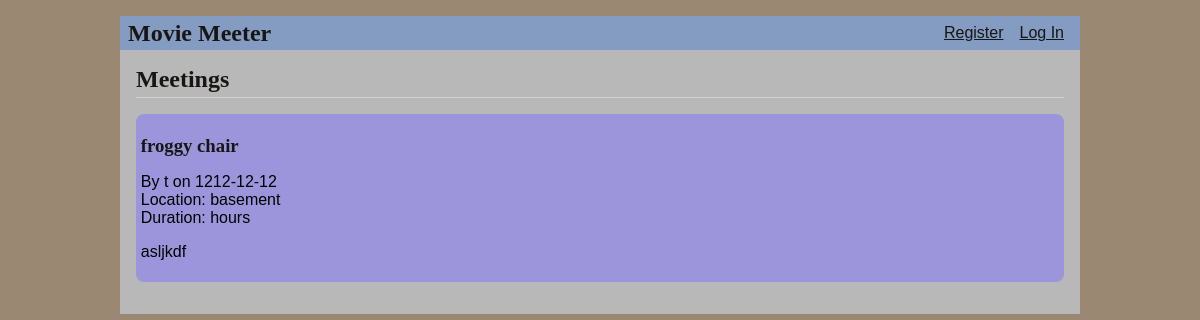
The app's page /, older data.
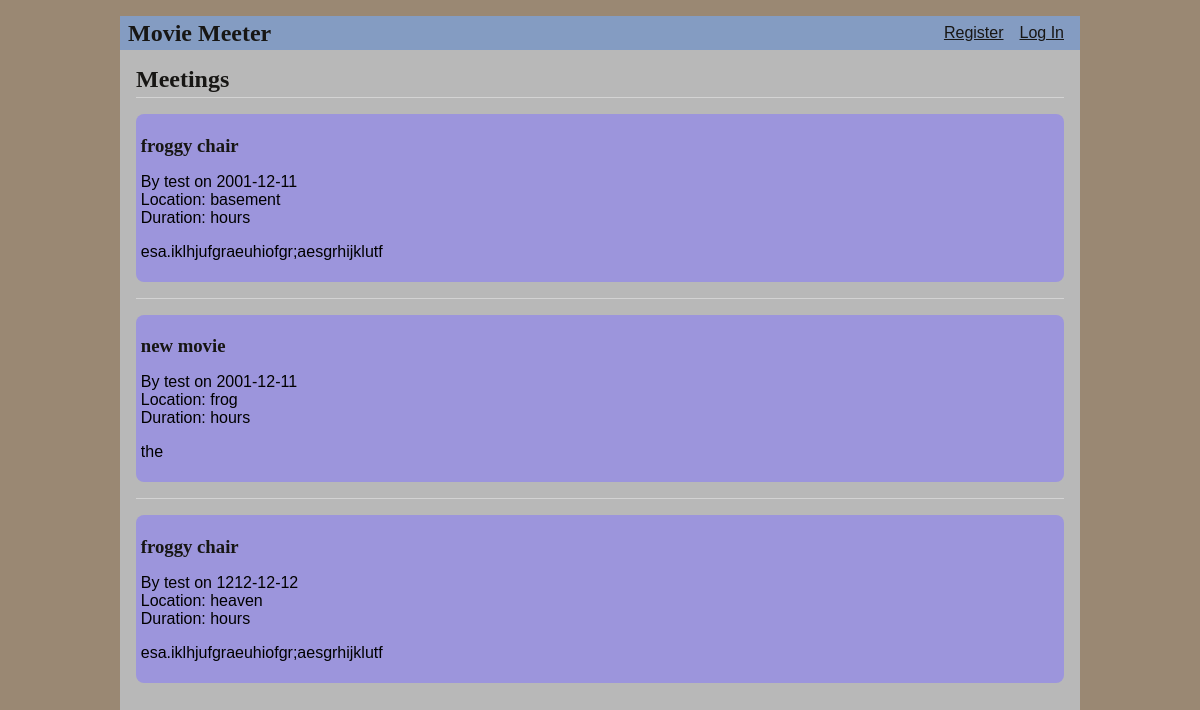
The same page, newer data.
### tables this page shows
CREATE TABLE meeting (
    id INTEGER PRIMARY KEY AUTOINCREMENT,
    creator_id INTEGER NOT NULL,
    date TIMESTAMP NOT NULL,
    movie_id INTEGER NOT NULL,
    location TEXT NOT NULL,
    num_attendees INTEGER NOT NULL,
    FOREIGN KEY (movie_id) REFERENCES movie (id),
    FOREIGN KEY (creator_id) REFERENCES user (id)
);

CREATE TABLE movie (
  id INTEGER PRIMARY KEY AUTOINCREMENT,
  released TIMESTAMP NOT NULL DEFAULT CURRENT_TIMESTAMP,
  title TEXT UNIQUE NOT NULL,
  summary TEXT NOT NULL
);

CREATE TABLE user (
  id INTEGER PRIMARY KEY AUTOINCREMENT,
  username TEXT UNIQUE NOT NULL,
  password TEXT NOT NULL
);

### project/meeting.py (the view)
@bp.route('/')
def index():
    db = get_db()  # Get the database connection
    try:
        sql_query = '''
            SELECT *
            FROM meeting m
            JOIN movie ON movie.id = m.movie_id
            JOIN user ON user.id = m.creator_id
            ORDER BY m.date DESC
        '''
        '''
            SELECT m.id, m.date, m.location, m.creator_id, movie.title, movie.summary, m.num_attendees
            FROM meeting m NATURAL JOIN movie
            ORDER BY m.date DESC
        '''
        meetings = db.execute(sql_query).fetchall()
        print("SQL Query:", sql_query)
        print("Meetings:", meetings)
        if not meetings:
            logging.warning("No meetings found")
        return render_template('meeting/index.html', meetings=meetings)
    except Exception as e:
        logging.error(f"Error fetching meetings: {e}")
        return render_template('error.html', message="An error occurred while retrieving meetings.")

### project/auth.py (called while the page is built)
@bp.before_app_request
def load_logged_in_user():
    user_id = session.get('user_id')
    if user_id is None:
        g.user = None
    else:
        g.user = get_db().execute(
            'SELECT * FROM user WHERE id = ?', (user_id,)
        ).fetchone()

### project/db.py (called while the page is built)
def get_db():
    if 'db' not in g:
        g.db = sqlite3.connect(
            current_app.config['DATABASE'],
            detect_types=sqlite3.PARSE_DECLTYPES,
            isolation_level='EXCLUSIVE'
        )
        g.db.row_factory = sqlite3.Row
    return g.db

### project/templates/meeting/index.html (shortened to what this page needs)
{% extends 'base.html' %}
{% block header %}
  <h1>{% block title %}Meetings{% endblock %}</h1>
{% endblock %}
{% block content %}
  {% for meeting in meetings %}
  <article class="meeting">
    <header>
      <div>
        <h1>{{ meeting['title'] }}</h1>
        <div class="about">By {{ meeting['username'] }} on {{ meeting['date'].strftime('%Y-%m-%d') }}</div>
        <div>Location: {{ meeting['location'] }}</div>
        <div>Duration: {{meeting['duration_in_hours'] }} hours</div>
      </div>
    </header>
    <p class="body">{{ meeting['summary'] }}</p>
  </article>
  {% if not loop.last %}
    <hr>
  {% endif %}
{% endfor %}
{% endblock %}

### project/templates/base.html (shortened to what this page needs)
<!doctype html>
<link rel="stylesheet" href="{{ url_for('static', filename='style.css') }}">
<nav>
  <h1>Movie Meeter</h1>
  <ul>
    {% if g.user %}
      <li><span>{{ g.user['username'] }}</span>
      <li><a href="{{ url_for('auth.logout') }}">Log Out</a>
      <li><a href="{{ url_for('meeting.index')}}">Meetings</a></li>
      <li><a href="/movies">Movies</a></li>
    {% else %}
      <li><a href="{{ url_for('auth.register') }}">Register</a>
      <li><a href="{{ url_for('auth.login') }}">Log In</a>
    {% endif %}
  </ul>
</nav>
<section class="content">
  <header>
    {% block header %}{% endblock %}
  </header>
  {% block content %}{% endblock %}
</section>

### project/static/style.css (style rules this page uses)
h1, h2, h3, h4, h5, h6 { font-family: serif; color: #171614; margin: 1rem 0; }
a { color: #171614; }
hr { border: none; border-top: 1px solid lightgray; }
nav { background: #849CC2; display: flex; align-items: center; padding: 0 0.5rem; }
nav h1 { flex: auto; margin: 0; }
nav ul { display: flex; list-style: none; margin: 0; padding: 0; }
nav ul li a, nav ul li span, header .action { display: block; padding: 0.5rem; }
.content { padding: 0 1rem 1rem; }
.content > header { border-bottom: 1px solid lightgray; display: flex; align-items: flex-end; }
.content > header h1 { flex: auto; margin: 1rem 0 0.25rem 0; }
.content:last-child { margin-bottom: 0; }
.movie, .meeting { background-color: #9C95DC; padding: 0.3rem; margin-top: 1rem; margin-bottom: 1rem; border-radius: 0.5rem; }

Row changes from the older to the newer data that the page shows:
removed meeting: title "froggy chair", username "t", date "1212-12-12", location "basement", summary "asljkdf"
added meeting: title "froggy chair", username "test", date "2001-12-11", location "basement", summary "esa.iklhjufgraeuhiofgr;aesgrhijklutf"
added meeting: title "new movie", username "test", date "2001-12-11", location "frog", summary "the"
added meeting: title "froggy chair", username "test", date "1212-12-12", location "heaven", summary "esa.iklhjufgraeuhiofgr;aesgrhijklutf"
